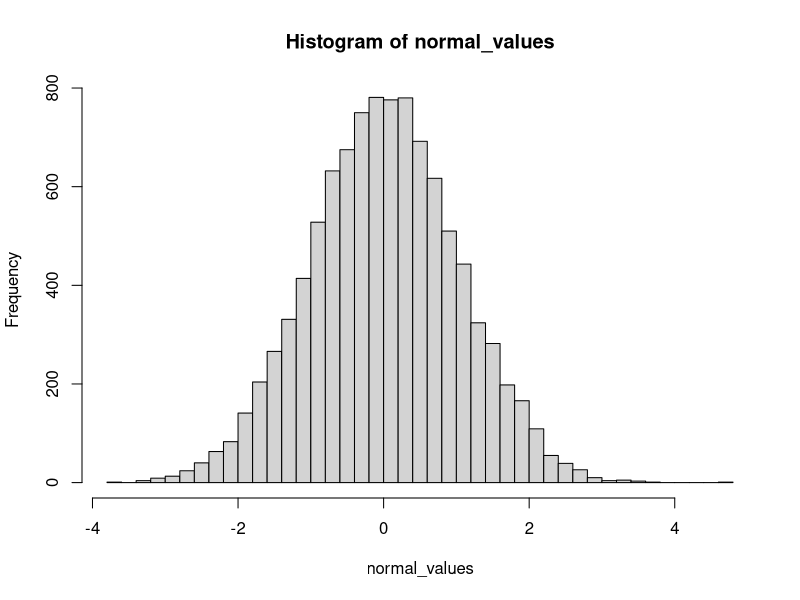
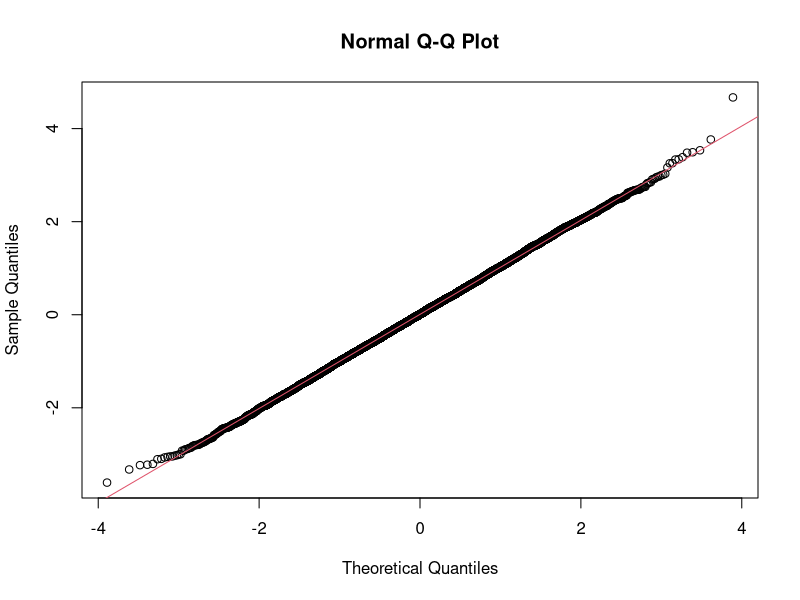
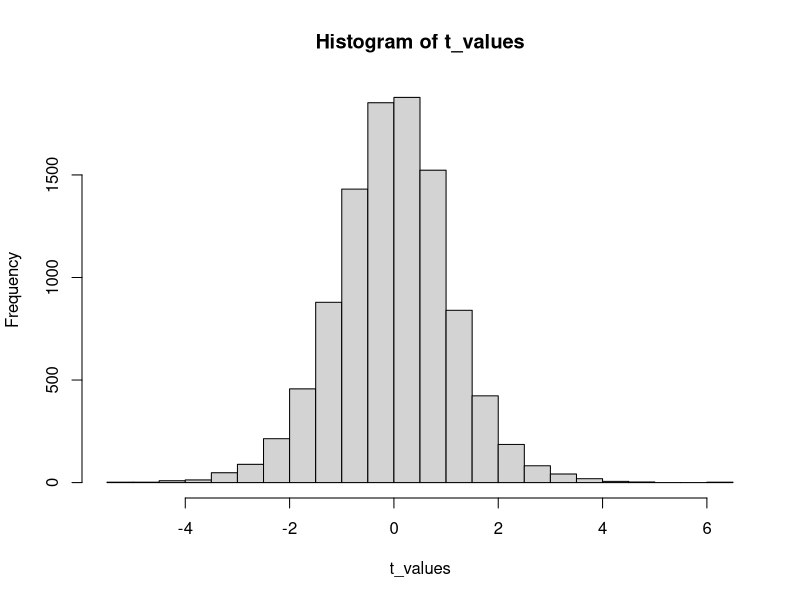
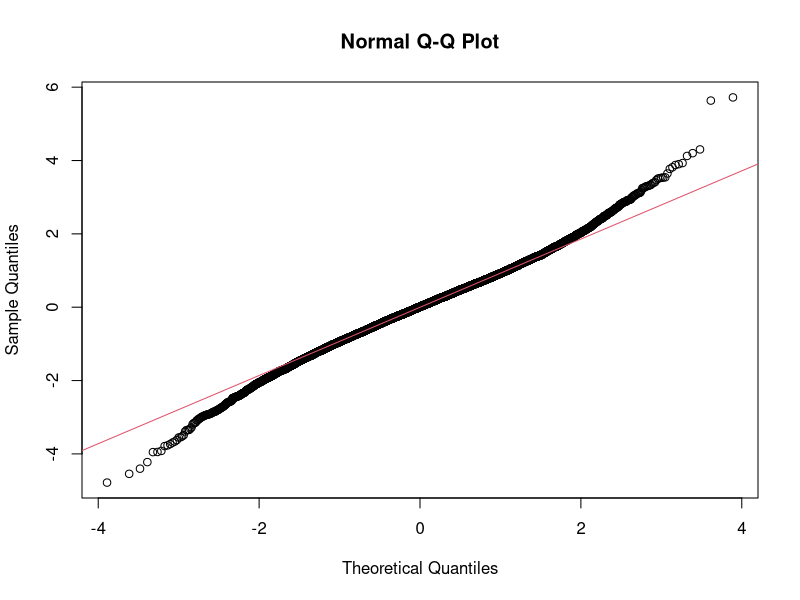
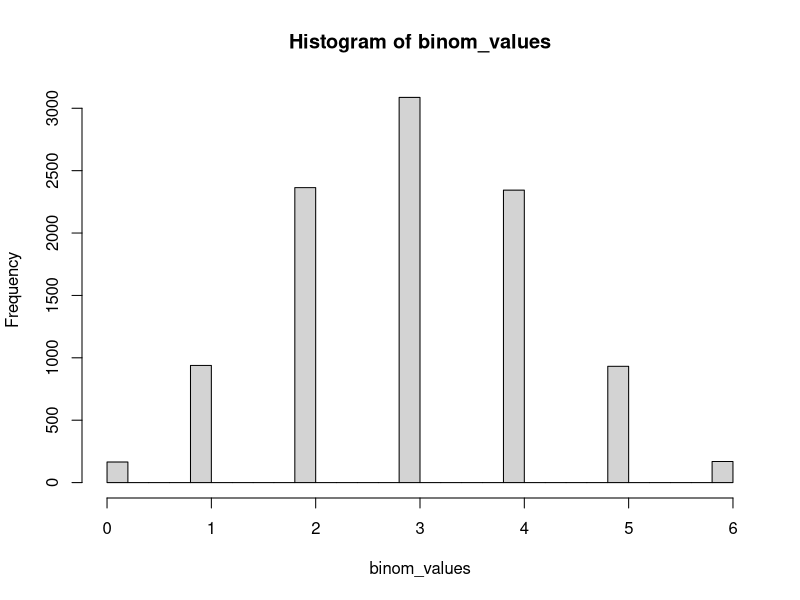
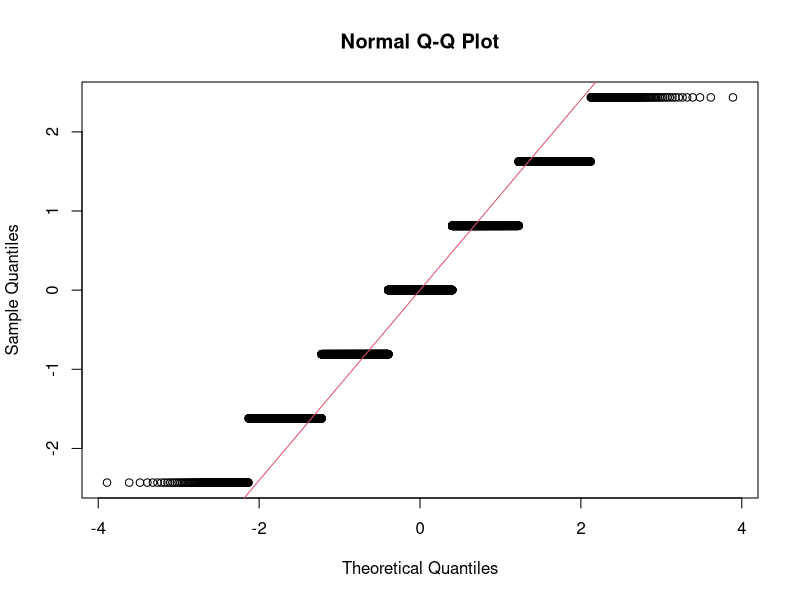
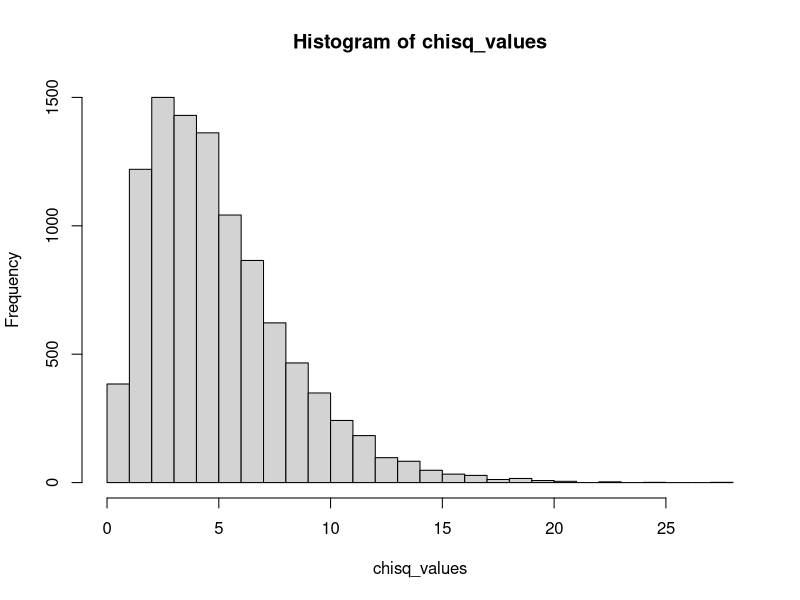
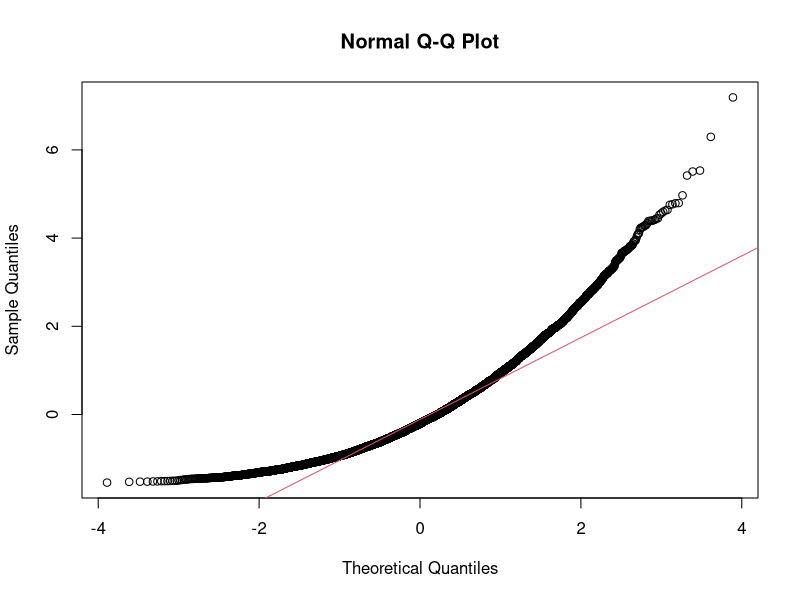

Recreate these plots in R, in order.
## ---- chunk 1
library(dplyr)
library(ggplot2)
library(purrr)
## ---- chunk 2
normal_values <- rnorm(n = 10000)

hist(normal_values, breaks = 30)

# qqnorm plots the location of quantiles of the given distribution
# vs locations of corresponding quantiles of normal distribution.

qqnorm(normal_values); qqline(normal_values, col = 2)
## ---- chunk 3
# t-distribution is a family parameterized by degrees of freedom
t_values <- rt(n = 10000, df = 10)

hist(t_values, breaks = 30)

# normalize distribution for QQ
t_values <- (t_values - mean(t_values))/sd(t_values)
qqnorm(t_values); qqline(t_values, col = 2)
## ---- chunk 4
# flipping 6 fair coins at a time, how many heads do we get?
binom_values <- rbinom(n = 10000, 6, 0.5)

hist(binom_values, breaks = 30)

# normalize distribution for QQ
binom_values <- (binom_values - mean(binom_values))/sd(binom_values)
qqnorm(binom_values); qqline(binom_values, col = 2)
## ---- chunk 5
# family of distributions parameterized by degrees of freedom
chisq_values <- rchisq(n = 10000, df = 5)

hist(chisq_values, breaks = 30)

# normalize distribution for QQ
chisq_values <- (chisq_values - mean(chisq_values))/sd(chisq_values)
qqnorm(chisq_values); qqline(chisq_values, col = 2)
## ---- chunk 6
# family of distributions parameterized by TWO df1 values
f_values <- rf(n = 10000, df1 = 15, df2 = 50)

hist(f_values, breaks = 30)


# normalize distribution for QQ
f_values <- (f_values - mean(f_values))/sd(f_values)
qqnorm(f_values); qqline(f_values, col = 2)

## ---- chunk 7
# family of distributions parameterized by lambda ("mean rate")
poisson_values <- rpois(n = 10000, lambda = 5)

hist(poisson_values, breaks = 30)

# normalize distribution for QQ
poisson_values <- (poisson_values - mean(poisson_values))/sd(poisson_values)
qqnorm(poisson_values); qqline(poisson_values, col = 2)
